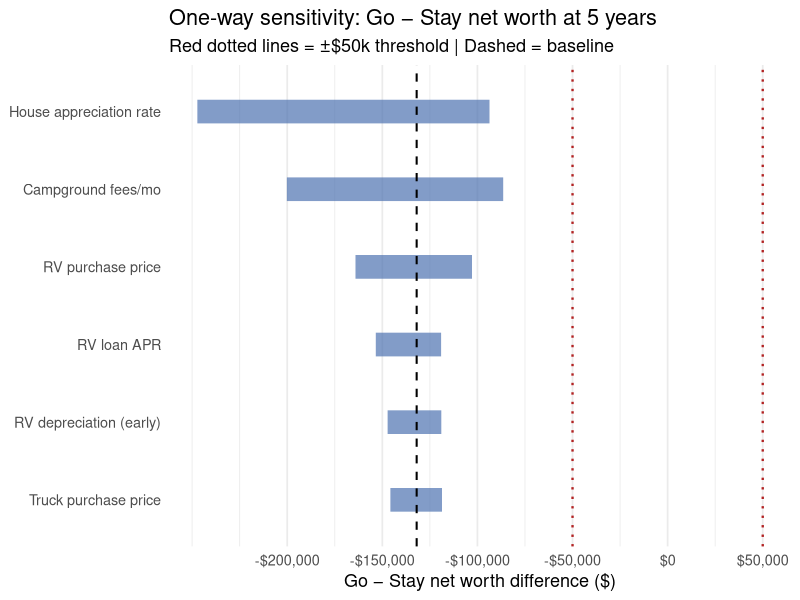
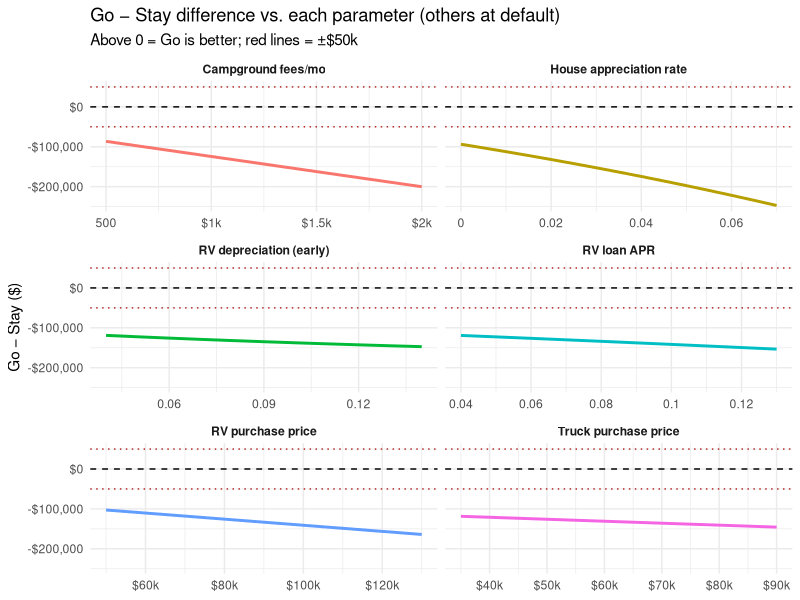
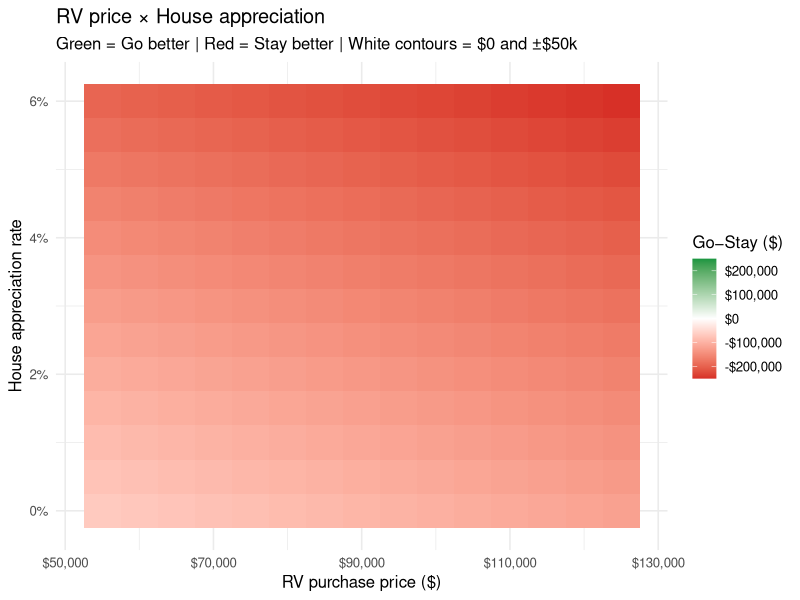
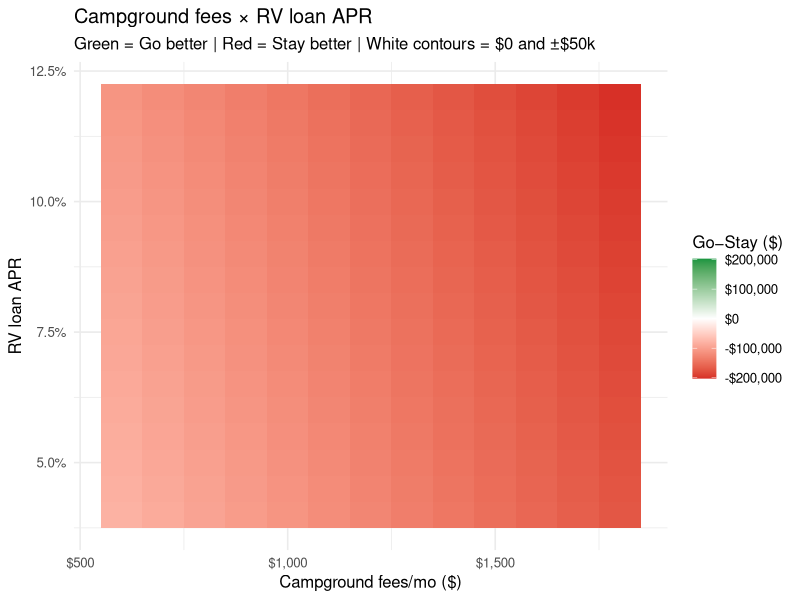
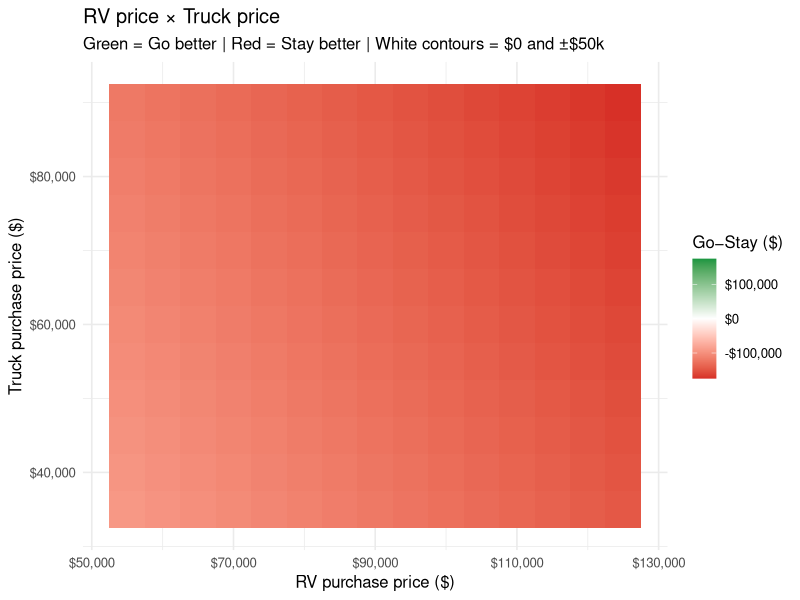
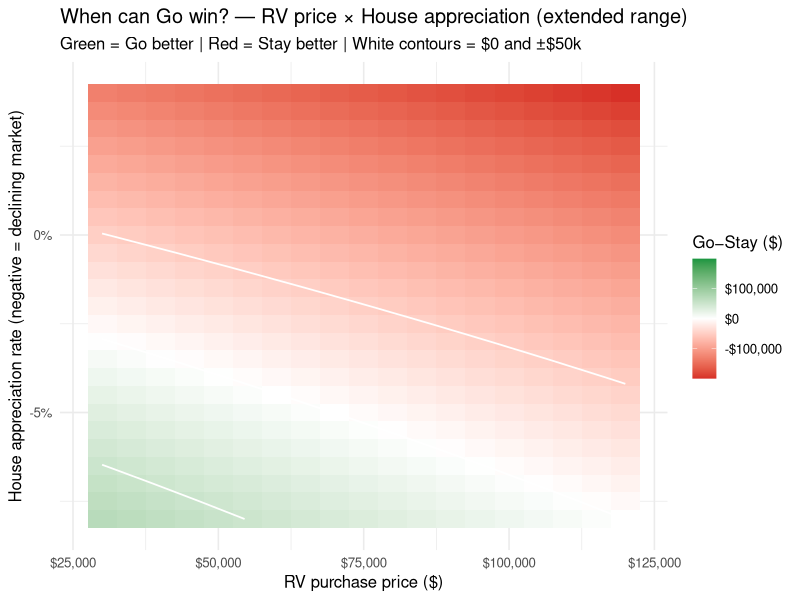
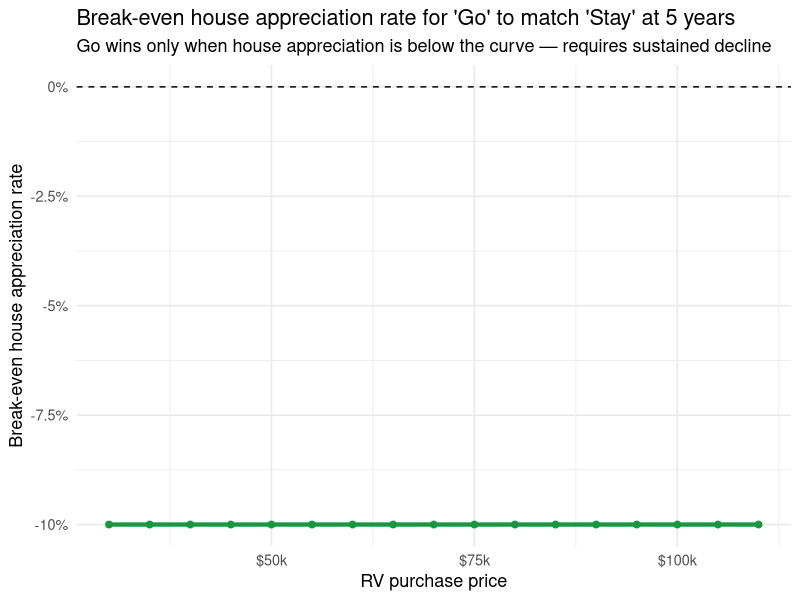

R code for these plots, in order:
#!/usr/bin/env Rscript
# scenario_analysis.R
# Sensitivity analysis: conditions where Go vs Stay differ by >$50k at 5 years

suppressPackageStartupMessages({
  library(ggplot2)
  library(dplyr)
  library(tidyr)
  library(scales)
  library(patchwork)
})

# ---------------------------------------------------------------------------
# Financial math helpers (mirrors app.py)
# ---------------------------------------------------------------------------

monthly_payment <- function(principal, annual_rate, months) {
  if (principal <= 0 || months <= 0) return(0)
  if (annual_rate == 0) return(principal / months)
  r <- annual_rate / 12
  principal * r * (1 + r)^months / ((1 + r)^months - 1)
}

amortize_month <- function(balance, annual_rate, fixed_payment) {
  if (balance <= 0) return(list(interest=0, principal=0, new_balance=0))
  r <- annual_rate / 12
  interest  <- balance * r
  principal <- min(max(fixed_payment - interest, 0), balance)
  list(interest=interest, principal=principal, new_balance=balance - principal)
}

depreciate_monthly <- function(value, annual_rate) {
  value * (1 - annual_rate / 12)
}

# ---------------------------------------------------------------------------
# Default parameters (matches app.py sidebar defaults)
# ---------------------------------------------------------------------------

today <- as.Date("2026-05-17")

default_params <- list(
  today                        = today,
  starting_cash                = 30000,
  starting_retirement          = 60000,
  gross_annual_income          = 160000,
  income_growth_rate           = 0.03,
  nc_state_rate                = 0.0399,
  fl_state_rate                = 0.0,
  federal_effective_rate       = 0.18,
  fica_rate                    = 0.0765,
  # House
  home_value                   = 400000,
  mortgage_balance             = 342000,
  mortgage_rate                = 0.05,
  mortgage_months_remaining    = 174,
  property_tax_monthly         = 300,
  homeowners_insurance_monthly = 120,
  home_appreciation_rate       = 0.02,
  home_maintenance_pct         = 0.01,
  home_utilities_monthly       = 350,
  groceries_monthly            = 800,
  # CX-5
  cx5_fuel_monthly             = 140,
  cx5_balance                  = 20000,
  cx5_monthly_payment          = 500,
  cx5_months_remaining         = 36,
  cx5_value                    = 22000,
  cx5_depreciation_rate        = 0.12,
  cx5_insurance_monthly        = 90,
  cx5_rate                     = 0.06,
  # Aliner
  aliner_value                 = 8000,
  aliner_depreciation_rate     = 0.05,
  aliner_sale_date             = today + 44,
  # Events
  house_sale_date              = today + 90,
  house_sale_price_override    = FALSE,
  house_sale_price             = 400000,
  house_selling_costs_pct      = 0.07,
  cx5_tradein_value            = 20000,
  # Truck
  truck_purchase_date          = today + 30,
  truck_purchase_price         = 62000,
  truck_down_payment           = 0,
  truck_loan_apr               = 0.0,
  truck_loan_months            = 36,
  truck_depreciation_rate_early= 0.05,
  truck_depreciation_rate_late = 0.07,
  truck_insurance_monthly      = 130,
  truck_fuel_monthly           = 400,
  truck_annual_maintenance     = 2400,
  # RV
  rv_purchase_date             = today + 44,
  rv_purchase_price            = 88000,
  rv_down_payment              = 0,
  rv_use_all_available_cash    = TRUE,
  rv_loan_apr                  = 0.075,
  rv_loan_months               = 180,
  rv_depreciation_rate_early   = 0.08,
  rv_depreciation_rate_late    = 0.05,
  rv_insurance_monthly         = 200,
  rv_setup_costs               = 6000,
  campground_fees_monthly      = 1100,
  propane_monthly              = 80,
  internet_monthly             = 190,
  rv_maintenance_monthly       = 400,
  domicile_mail_monthly        = 25,
  emergency_reserve_monthly    = 250,
  emergency_reserve_target     = 15000,
  domicile_change_date         = today + 104,
  # Retirement
  employee_contribution_pct    = 0.10,
  employer_match_pct           = 0.04,
  retirement_return            = 0.08,
  is_traditional               = TRUE,
  irs_employee_limit           = 23500,
  irs_combined_limit           = 70000,
  # Investment
  cash_apy                     = 0.04,
  taxable_return               = 0.07,
  emergency_cash_floor         = 25000,
  inflation_rate               = 0.03
)

# ---------------------------------------------------------------------------
# date_to_month_index: 0-based month offset from start_date
# ---------------------------------------------------------------------------
date_to_month_index <- function(event_date, start_date) {
  dy <- as.integer(format(event_date, "%Y")) - as.integer(format(start_date, "%Y"))
  dm <- as.integer(format(event_date, "%m")) - as.integer(format(start_date, "%m"))
  max(0L, dy * 12L + dm)
}

# ---------------------------------------------------------------------------
# simulate_stay: returns net worth at each month (120 months)
# ---------------------------------------------------------------------------
simulate_stay <- function(p) {
  liquid     <- p$starting_cash
  retirement <- p$starting_retirement

  house_value          <- p$home_value
  mortgage_balance     <- p$mortgage_balance
  mortgage_months_left <- p$mortgage_months_remaining
  mortgage_pmt         <- monthly_payment(mortgage_balance, p$mortgage_rate,
                                          mortgage_months_left)
  cx5_value      <- p$cx5_value
  cx5_balance    <- p$cx5_balance
  cx5_months_left<- p$cx5_months_remaining
  cx5_pmt        <- p$cx5_monthly_payment
  aliner_value   <- p$aliner_value

  ytd_employee <- 0; ytd_combined <- 0
  current_year <- as.integer(format(p$today, "%Y"))
  nw <- numeric(120)

  for (m in 0:119) {
    yr <- as.integer(format(p$today, "%Y")) + (as.integer(format(p$today, "%m")) - 1 + m) %/% 12
    mo <- (as.integer(format(p$today, "%m")) - 1 + m) %% 12 + 1
    if (yr != current_year) {
      current_year <- yr; ytd_employee <- 0; ytd_combined <- 0
    }

    years_elapsed <- m %/% 12
    gross_monthly <- p$gross_annual_income * (1 + p$income_growth_rate)^years_elapsed / 12

    desired_employee <- gross_monthly * p$employee_contribution_pct
    desired_employer <- gross_monthly * p$employer_match_pct
    actual_employee  <- min(desired_employee, max(0, p$irs_employee_limit - ytd_employee))
    room_combined    <- max(0, p$irs_combined_limit - ytd_combined - actual_employee)
    actual_employer  <- min(desired_employer, room_combined)
    ytd_employee     <- ytd_employee + actual_employee
    ytd_combined     <- ytd_combined + actual_employee + actual_employer

    taxable_income <- gross_monthly - if (p$is_traditional) actual_employee else 0
    federal_tax    <- taxable_income * p$federal_effective_rate
    state_tax      <- taxable_income * p$nc_state_rate
    fica           <- gross_monthly * p$fica_rate
    post_tax_ret   <- if (!p$is_traditional) actual_employee else 0
    net_income     <- gross_monthly - federal_tax - state_tax - fica - post_tax_ret

    inf <- (1 + p$inflation_rate / 12)^m

    if (mortgage_months_left > 0 && mortgage_balance > 0) {
      res <- amortize_month(mortgage_balance, p$mortgage_rate, mortgage_pmt)
      mortgage_balance     <- res$new_balance
      mortgage_months_left <- mortgage_months_left - 1
      mortgage_outflow     <- mortgage_pmt
    } else mortgage_outflow <- 0

    if (cx5_balance > 0 && cx5_months_left > 0) {
      res <- amortize_month(cx5_balance, p$cx5_rate, cx5_pmt)
      cx5_balance     <- res$new_balance
      cx5_months_left <- cx5_months_left - 1
      cx5_loan_outflow<- cx5_pmt
    } else cx5_loan_outflow <- 0

    property_tax     <- p$property_tax_monthly * inf
    hoi              <- p$homeowners_insurance_monthly * inf
    utilities        <- p$home_utilities_monthly * inf
    groceries        <- p$groceries_monthly * inf
    fuel_cx5         <- p$cx5_fuel_monthly * inf
    cx5_insurance    <- p$cx5_insurance_monthly * inf
    home_maintenance <- house_value * p$home_maintenance_pct / 12

    total_outflow <- (mortgage_outflow + property_tax + hoi + utilities + groceries +
                      fuel_cx5 + cx5_insurance + home_maintenance + cx5_loan_outflow)

    liquid     <- liquid + net_income - total_outflow
    retirement <- retirement * (1 + p$retirement_return / 12) + actual_employee + actual_employer

    floor <- p$emergency_cash_floor
    if (liquid > floor) {
      liquid <- liquid + (liquid - floor) * (p$taxable_return / 12) + floor * (p$cash_apy / 12)
    } else if (liquid > 0) {
      liquid <- liquid * (1 + p$cash_apy / 12)
    }

    house_value  <- house_value  * (1 + p$home_appreciation_rate / 12)
    cx5_value    <- depreciate_monthly(cx5_value,   p$cx5_depreciation_rate)
    aliner_value <- depreciate_monthly(aliner_value, p$aliner_depreciation_rate)

    assets <- house_value + cx5_value + aliner_value
    debt   <- mortgage_balance + cx5_balance
    nw[m + 1] <- liquid + retirement + assets - debt
  }
  nw
}

# ---------------------------------------------------------------------------
# simulate_go: returns net worth at each month (120 months)
# ---------------------------------------------------------------------------
simulate_go <- function(p) {
  liquid     <- p$starting_cash
  retirement <- p$starting_retirement

  house_value          <- p$home_value
  mortgage_balance     <- p$mortgage_balance
  mortgage_months_left <- p$mortgage_months_remaining
  mortgage_pmt         <- monthly_payment(mortgage_balance, p$mortgage_rate,
                                          mortgage_months_left)
  house_sold <- FALSE

  cx5_value      <- p$cx5_value
  cx5_balance    <- p$cx5_balance
  cx5_months_left<- p$cx5_months_remaining
  cx5_pmt        <- p$cx5_monthly_payment
  cx5_active     <- TRUE

  aliner_value <- p$aliner_value
  aliner_sold  <- FALSE

  truck_owned <- FALSE; truck_value <- 0; truck_balance <- 0
  truck_pmt <- 0; truck_months_left <- 0; truck_rate <- 0

  rv_owned <- FALSE; rv_value <- 0; rv_balance <- 0
  rv_pmt <- 0; rv_months_left <- 0; rv_rate <- 0; rv_start_month <- 0
  emergency_reserve_built <- 0

  truck_month   <- date_to_month_index(p$truck_purchase_date,  p$today)
  aliner_month  <- date_to_month_index(p$aliner_sale_date,     p$today)
  house_month   <- date_to_month_index(p$house_sale_date,      p$today)
  rv_month_idx  <- date_to_month_index(p$rv_purchase_date,     p$today)
  domicile_month<- date_to_month_index(p$domicile_change_date, p$today)

  current_state_rate <- p$nc_state_rate
  domicile_changed   <- FALSE

  ytd_employee <- 0; ytd_combined <- 0
  current_year <- as.integer(format(p$today, "%Y"))
  nw <- numeric(120)

  for (m in 0:119) {
    yr <- as.integer(format(p$today, "%Y")) + (as.integer(format(p$today, "%m")) - 1 + m) %/% 12
    if (yr != current_year) {
      current_year <- yr; ytd_employee <- 0; ytd_combined <- 0
    }

    # --- Life events ---
    if (!domicile_changed && m == domicile_month) {
      current_state_rate <- p$fl_state_rate
      domicile_changed   <- TRUE
    }

    if (!truck_owned && m == truck_month) {
      truck_price   <- p$truck_purchase_price
      cx5_trade     <- p$cx5_tradein_value
      if (cx5_balance > cx5_trade) {
        eff_financed <- truck_price - p$truck_down_payment + (cx5_balance - cx5_trade)
      } else {
        eff_financed <- truck_price - p$truck_down_payment - (cx5_trade - cx5_balance)
      }
      eff_financed  <- max(eff_financed, 0)
      liquid        <- liquid - p$truck_down_payment
      truck_rate    <- p$truck_loan_apr
      truck_months_left <- p$truck_loan_months
      truck_balance <- eff_financed
      truck_pmt     <- monthly_payment(truck_balance, truck_rate, truck_months_left)
      truck_value   <- truck_price
      truck_owned   <- TRUE
      cx5_active    <- FALSE; cx5_balance <- 0; cx5_value <- 0
    }

    if (!aliner_sold && m == aliner_month) {
      liquid      <- liquid + aliner_value
      aliner_sold <- TRUE; aliner_value <- 0
    }

    if (!house_sold && m == house_month) {
      sale_price <- if (isTRUE(p$house_sale_price_override) && !is.null(p$house_sale_price))
                      p$house_sale_price else house_value
      selling_costs <- sale_price * p$house_selling_costs_pct
      net_proceeds  <- sale_price - selling_costs - mortgage_balance
      liquid        <- liquid + net_proceeds
      house_sold    <- TRUE; house_value <- 0; mortgage_balance <- 0
    }

    if (!rv_owned && m == rv_month_idx) {
      rv_price <- p$rv_purchase_price
      if (isTRUE(p$rv_use_all_available_cash)) {
        rv_down <- max(0, min(liquid - p$emergency_cash_floor, rv_price))
      } else {
        rv_down <- min(p$rv_down_payment, liquid)
      }
      liquid       <- liquid - rv_down - p$rv_setup_costs
      rv_rate      <- p$rv_loan_apr
      rv_months_left <- p$rv_loan_months
      rv_balance   <- max(rv_price - rv_down, 0)
      rv_pmt       <- monthly_payment(rv_balance, rv_rate, rv_months_left)
      rv_value     <- rv_price
      rv_owned     <- TRUE
      rv_start_month <- m
    }

    # --- Income ---
    years_elapsed <- m %/% 12
    gross_monthly <- p$gross_annual_income * (1 + p$income_growth_rate)^years_elapsed / 12
    desired_employee <- gross_monthly * p$employee_contribution_pct
    desired_employer <- gross_monthly * p$employer_match_pct
    actual_employee  <- min(desired_employee, max(0, p$irs_employee_limit - ytd_employee))
    room_combined    <- max(0, p$irs_combined_limit - ytd_combined - actual_employee)
    actual_employer  <- min(desired_employer, room_combined)
    ytd_employee <- ytd_employee + actual_employee
    ytd_combined <- ytd_combined + actual_employee + actual_employer

    taxable_income <- gross_monthly - if (p$is_traditional) actual_employee else 0
    state_tax      <- taxable_income * current_state_rate
    federal_tax    <- taxable_income * p$federal_effective_rate
    fica           <- gross_monthly * p$fica_rate
    post_tax_ret   <- if (!p$is_traditional) actual_employee else 0
    net_income     <- gross_monthly - federal_tax - state_tax - fica - post_tax_ret

    # --- Outflows ---
    inf <- (1 + p$inflation_rate / 12)^m

    if (!house_sold && mortgage_balance > 0 && mortgage_months_left > 0) {
      res <- amortize_month(mortgage_balance, p$mortgage_rate, mortgage_pmt)
      mortgage_balance     <- res$new_balance
      mortgage_months_left <- mortgage_months_left - 1
      mortgage_outflow     <- mortgage_pmt
    } else mortgage_outflow <- 0

    if (cx5_active && cx5_balance > 0 && cx5_months_left > 0) {
      res <- amortize_month(cx5_balance, p$cx5_rate, cx5_pmt)
      cx5_balance     <- res$new_balance
      cx5_months_left <- cx5_months_left - 1
      cx5_loan_outflow<- cx5_pmt
    } else cx5_loan_outflow <- 0

    cx5_ins_out  <- if (cx5_active) p$cx5_insurance_monthly * inf else 0
    cx5_fuel_out <- if (cx5_active) p$cx5_fuel_monthly * inf else 0

    if (!house_sold) {
      property_tax   <- p$property_tax_monthly * inf
      hoi            <- p$homeowners_insurance_monthly * inf
      home_utilities <- p$home_utilities_monthly * inf
      home_maint     <- house_value * p$home_maintenance_pct / 12
      house_groceries<- if (!rv_owned) p$groceries_monthly * inf else 0
    } else {
      property_tax <- hoi <- home_utilities <- home_maint <- house_groceries <- 0
    }

    if (truck_owned && truck_balance > 0 && truck_months_left > 0) {
      res <- amortize_month(truck_balance, truck_rate, truck_pmt)
      truck_balance     <- res$new_balance
      truck_months_left <- truck_months_left - 1
      truck_loan_out    <- truck_pmt
    } else truck_loan_out <- 0
    truck_ins_out  <- if (truck_owned) p$truck_insurance_monthly * inf else 0
    truck_fuel_out <- if (truck_owned && rv_owned) p$truck_fuel_monthly * inf else 0
    truck_maint_out<- if (truck_owned) p$truck_annual_maintenance / 12 * inf else 0

    if (rv_owned && rv_balance > 0 && rv_months_left > 0) {
      res <- amortize_month(rv_balance, rv_rate, rv_pmt)
      rv_balance     <- res$new_balance
      rv_months_left <- rv_months_left - 1
      rv_loan_out    <- rv_pmt
    } else rv_loan_out <- 0

    if (rv_owned) {
      rv_ins_out      <- p$rv_insurance_monthly * inf
      campground_out  <- p$campground_fees_monthly * inf
      propane_out     <- p$propane_monthly * inf
      internet_out    <- p$internet_monthly * inf
      rv_maint_out    <- p$rv_maintenance_monthly * inf
      rv_groceries    <- p$groceries_monthly * inf
      domicile_out    <- p$domicile_mail_monthly * inf
      if (emergency_reserve_built < p$emergency_reserve_target) {
        emerg_out <- min(p$emergency_reserve_monthly,
                         p$emergency_reserve_target - emergency_reserve_built)
        emergency_reserve_built <- emergency_reserve_built + emerg_out
      } else emerg_out <- 0
      rv_operating <- (rv_ins_out + campground_out + propane_out + internet_out +
                       rv_maint_out + rv_groceries + domicile_out + emerg_out)
    } else {
      rv_loan_out  <- 0; rv_operating <- 0
      if (!house_sold) rv_operating <- 0 else rv_operating <- p$groceries_monthly * inf
    }

    total_outflow <- (mortgage_outflow + property_tax + hoi + home_utilities + home_maint +
                      house_groceries + cx5_loan_outflow + cx5_ins_out + cx5_fuel_out +
                      truck_loan_out + truck_ins_out + truck_fuel_out + truck_maint_out +
                      rv_loan_out + rv_operating)

    liquid     <- liquid + net_income - total_outflow
    retirement <- retirement * (1 + p$retirement_return / 12) + actual_employee + actual_employer

    floor <- p$emergency_cash_floor
    if (liquid > floor) {
      liquid <- liquid + (liquid - floor) * (p$taxable_return / 12) + floor * (p$cash_apy / 12)
    } else if (liquid > 0) {
      liquid <- liquid * (1 + p$cash_apy / 12)
    }

    if (!house_sold)
      house_value <- house_value * (1 + p$home_appreciation_rate / 12)
    if (truck_owned) {
      tdep <- if (m / 12 < 5) p$truck_depreciation_rate_early else p$truck_depreciation_rate_late
      truck_value <- depreciate_monthly(truck_value, tdep)
    }
    if (rv_owned) {
      rdep <- if ((m - rv_start_month) / 12 < 5) p$rv_depreciation_rate_early else p$rv_depreciation_rate_late
      rv_value <- depreciate_monthly(rv_value, rdep)
    }
    if (!aliner_sold) aliner_value <- depreciate_monthly(aliner_value, p$aliner_depreciation_rate)
    if (cx5_active)   cx5_value    <- depreciate_monthly(cx5_value,   p$cx5_depreciation_rate)

    assets <- ((if (!house_sold) house_value else 0) + (if (!aliner_sold) aliner_value else 0) +
               (if (cx5_active) cx5_value else 0)    + (if (truck_owned) truck_value else 0) +
               (if (rv_owned) rv_value else 0))
    debt   <- ((if (!house_sold) mortgage_balance else 0) + (if (cx5_active) cx5_balance else 0) +
               (if (truck_owned) truck_balance else 0)    + (if (rv_owned) rv_balance else 0))
    nw[m + 1] <- liquid + retirement + assets - debt
  }
  nw
}

# ---------------------------------------------------------------------------
# Helper: run both sims with a modified parameter, return nw_diff at month 60
# ---------------------------------------------------------------------------
nw_diff_at_60 <- function(p) {
  stay_nw <- simulate_stay(p)[60]
  go_nw   <- simulate_go(p)[60]
  go_nw - stay_nw
}

# Baseline
base_diff <- nw_diff_at_60(default_params)
cat(sprintf("Baseline Go−Stay at month 60: $%+.0f\n", base_diff))
cat(sprintf("  Stay NW: $%.0f   Go NW: $%.0f\n\n",
            simulate_stay(default_params)[60],
            simulate_go(default_params)[60]))

# ---------------------------------------------------------------------------
# 1. One-way sensitivity  (tornado)
# ---------------------------------------------------------------------------
sweep_param <- function(pname, values, label, fmt=scales::dollar) {
  diffs <- sapply(values, function(v) {
    p <- default_params; p[[pname]] <- v; nw_diff_at_60(p)
  })
  data.frame(param=label, value=values, diff=diffs, stringsAsFactors=FALSE)
}

tornado_data <- bind_rows(
  sweep_param("rv_purchase_price",        seq(50000, 130000, 5000), "RV purchase price"),
  sweep_param("truck_purchase_price",     seq(35000,  90000, 5000), "Truck purchase price"),
  sweep_param("home_appreciation_rate",   seq(0.00,   0.07, 0.005), "House appreciation rate"),
  sweep_param("rv_loan_apr",              seq(0.04,   0.13, 0.005), "RV loan APR"),
  sweep_param("campground_fees_monthly",  seq(500,   2000,  100),   "Campground fees/mo"),
  sweep_param("rv_depreciation_rate_early", seq(0.04, 0.14, 0.01), "RV depreciation (early)")
)

# Range per parameter (for tornado ordering)
tornado_summary <- tornado_data %>%
  group_by(param) %>%
  summarise(lo=min(diff), hi=max(diff), span=hi-lo, .groups="drop") %>%
  arrange(span)

# ── Plot 1: Tornado chart ────────────────────────────────────────────────────
p1 <- ggplot(tornado_summary,
             aes(y=reorder(param, span))) +
  geom_segment(aes(x=lo, xend=hi,
                   yend=reorder(param, span)),
               linewidth=8, color="#4C72B0", alpha=0.7) +
  geom_vline(xintercept=base_diff, linetype="dashed", color="black", linewidth=0.7) +
  geom_vline(xintercept=c(-50000, 50000), linetype="dotted", color="firebrick", linewidth=0.8) +
  scale_x_continuous(labels=dollar, breaks=seq(-200000, 200000, 50000)) +
  labs(title="One-way sensitivity: Go − Stay net worth at 5 years",
       subtitle="Red dotted lines = ±$50k threshold | Dashed = baseline",
       x="Go − Stay net worth difference ($)", y=NULL) +
  theme_minimal(base_size=13) +
  theme(panel.grid.major.y=element_blank())

# ── Plot 2: Line traces per parameter ───────────────────────────────────────
tornado_data_norm <- tornado_data %>%
  group_by(param) %>%
  mutate(pct = (value - min(value)) / (max(value) - min(value)))

p2 <- ggplot(tornado_data, aes(x=value, y=diff, color=param)) +
  geom_line(linewidth=1) +
  geom_hline(yintercept=c(-50000, 50000), linetype="dotted", color="firebrick") +
  geom_hline(yintercept=0, linetype="dashed") +
  facet_wrap(~param, scales="free_x", ncol=2) +
  scale_y_continuous(labels=dollar) +
  scale_x_continuous(labels=function(x) {
    ifelse(abs(x) >= 1000, paste0("$", x/1000, "k"), x)
  }) +
  labs(title="Go − Stay difference vs. each parameter (others at default)",
       subtitle="Above 0 = Go is better; red lines = ±$50k",
       x=NULL, y="Go − Stay ($)") +
  theme_minimal(base_size=11) +
  theme(legend.position="none", strip.text=element_text(face="bold"))

# ---------------------------------------------------------------------------
# 2. Two-way heatmaps
# ---------------------------------------------------------------------------
make_heatmap_data <- function(p1name, p1vals, p2name, p2vals) {
  expand.grid(p1=p1vals, p2=p2vals) %>%
    mutate(diff = mapply(function(v1, v2) {
      p <- default_params; p[[p1name]] <- v1; p[[p2name]] <- v2
      nw_diff_at_60(p)
    }, p1, p2))
}

cat("Computing heatmap 1: RV price × House appreciation...\n")
h1 <- make_heatmap_data(
  "rv_purchase_price",      seq(55000, 125000, 5000),
  "home_appreciation_rate", seq(0.00,  0.06,   0.005)
)

cat("Computing heatmap 2: Campground fees × RV loan APR...\n")
h2 <- make_heatmap_data(
  "campground_fees_monthly", seq(600,  1800, 100),
  "rv_loan_apr",             seq(0.04, 0.12, 0.005)
)

cat("Computing heatmap 3: RV price × Truck price...\n")
h3 <- make_heatmap_data(
  "rv_purchase_price",    seq(55000, 125000, 5000),
  "truck_purchase_price", seq(35000,  90000, 5000)
)

heatmap_plot <- function(df, x_label, y_label, title,
                         x_fmt=dollar, y_fmt=dollar) {
  limit <- max(abs(df$diff), 50000)
  ggplot(df, aes(x=p1, y=p2, fill=diff)) +
    geom_tile() +
    geom_contour(aes(z=diff), breaks=c(-50000, 0, 50000),
                 color="white", linewidth=0.6) +
    scale_fill_gradient2(low="#d73027", mid="white", high="#1a9641",
                         midpoint=0, limits=c(-limit, limit),
                         labels=dollar, name="Go−Stay ($)") +
    scale_x_continuous(labels=x_fmt) +
    scale_y_continuous(labels=y_fmt) +
    labs(title=title,
         subtitle="Green = Go better | Red = Stay better | White contours = $0 and ±$50k",
         x=x_label, y=y_label) +
    theme_minimal(base_size=12)
}

ph1 <- heatmap_plot(h1,
  "RV purchase price ($)", "House appreciation rate",
  "RV price × House appreciation",
  y_fmt=scales::percent)

ph2 <- heatmap_plot(h2,
  "Campground fees/mo ($)", "RV loan APR",
  "Campground fees × RV loan APR",
  x_fmt=dollar, y_fmt=scales::percent)

ph3 <- heatmap_plot(h3,
  "RV purchase price ($)", "Truck purchase price ($)",
  "RV price × Truck price")

# ---------------------------------------------------------------------------
# 3. Identify threshold crossings  (where diff crosses ±$50k)
# ---------------------------------------------------------------------------
cat("\n=== Threshold crossings (>$50k advantage at 5 years) ===\n\n")

threshold_report <- function(pname, vals, label, fmt_fn=function(x) x) {
  diffs <- sapply(vals, function(v) {
    p <- default_params; p[[pname]] <- v; nw_diff_at_60(p)
  })
  go_better  <- vals[diffs >  50000]
  stay_better<- vals[diffs < -50000]
  cat(sprintf("%-35s  Go>$50k when: %s\n                                     Stay>$50k when: %s\n",
    label,
    if (length(go_better))   paste(sapply(go_better,   fmt_fn), collapse=", ") else "never",
    if (length(stay_better)) paste(sapply(stay_better, fmt_fn), collapse=", ") else "never"))
}

threshold_report("rv_purchase_price",
  seq(50000,130000,5000), "RV price",
  function(x) sprintf("$%.0fk", x/1000))
threshold_report("truck_purchase_price",
  seq(35000,90000,5000),  "Truck price",
  function(x) sprintf("$%.0fk", x/1000))
threshold_report("home_appreciation_rate",
  seq(0, 0.07, 0.005),    "House apprec. rate",
  function(x) sprintf("%.1f%%", x*100))
threshold_report("rv_loan_apr",
  seq(0.04, 0.13, 0.005), "RV loan APR",
  function(x) sprintf("%.1f%%", x*100))
threshold_report("campground_fees_monthly",
  seq(500, 2000, 100),    "Campground fees/mo",
  function(x) sprintf("$%.0f", x))
threshold_report("rv_depreciation_rate_early",
  seq(0.04, 0.14, 0.01),  "RV depreciation (early)",
  function(x) sprintf("%.0f%%", x*100))

# ---------------------------------------------------------------------------
# Save plots
# ---------------------------------------------------------------------------
out_dir <- "/home/user/life-decision"

ggsave(file.path(out_dir, "fig1_tornado.png"),   p1,  width=10, height=5,  dpi=150)
ggsave(file.path(out_dir, "fig2_sensitivity.png"),p2, width=12, height=10, dpi=150)
ggsave(file.path(out_dir, "fig3_heatmap_rv_apprec.png"), ph1, width=9, height=6, dpi=150)
ggsave(file.path(out_dir, "fig4_heatmap_camp_apr.png"),  ph2, width=9, height=6, dpi=150)
ggsave(file.path(out_dir, "fig5_heatmap_rv_truck.png"),  ph3, width=9, height=6, dpi=150)

cat("\nPlots saved.\n")

# ---------------------------------------------------------------------------
# Supplementary: extended ranges + combination scenarios
# ---------------------------------------------------------------------------
cat("\n=== What would it take for Go to win? ===\n\n")

# Sweep house appreciation into negative territory + very cheap RV
cat("Computing heatmap 6: RV price × House appreciation (extended into negative)...\n")
h6 <- make_heatmap_data(
  "rv_purchase_price",      seq(30000, 120000, 5000),
  "home_appreciation_rate", seq(-0.08,  0.04,  0.005)
)

ph6 <- heatmap_plot(h6,
  "RV purchase price ($)", "House appreciation rate (negative = declining market)",
  "When can Go win? — RV price × House appreciation (extended range)",
  y_fmt=scales::percent)

ggsave(file.path(out_dir, "fig6_heatmap_rv_negapprec.png"), ph6, width=10, height=6, dpi=150)

# What house apprec rate is needed for Go to break even, as a function of RV price?
cat("Computing break-even curve...\n")
rv_prices  <- seq(30000, 110000, 5000)
apprec_vals<- seq(-0.10, 0.06, 0.001)
break_even <- data.frame(rv_price=rv_prices, break_even_apprec=NA_real_)
for (i in seq_along(rv_prices)) {
  diffs <- sapply(apprec_vals, function(a) {
    p <- default_params
    p$rv_purchase_price       <- rv_prices[i]
    p$home_appreciation_rate  <- a
    nw_diff_at_60(p)
  })
  # Find first value where diff goes positive (Go starts winning)
  idx <- which(diffs > 0)
  break_even$break_even_apprec[i] <- if (length(idx)) apprec_vals[min(idx)] else NA
}

p_breakeven <- ggplot(break_even %>% filter(!is.na(break_even_apprec)),
       aes(x=rv_price/1000, y=break_even_apprec*100)) +
  geom_line(color="#1a9641", linewidth=1.5) +
  geom_point(color="#1a9641", size=2) +
  geom_hline(yintercept=0, linetype="dashed") +
  scale_x_continuous(labels=function(x) paste0("$",x,"k")) +
  scale_y_continuous(labels=function(y) paste0(y,"%")) +
  labs(
    title="Break-even house appreciation rate for 'Go' to match 'Stay' at 5 years",
    subtitle="Go wins only when house appreciation is below the curve — requires sustained decline",
    x="RV purchase price", y="Break-even house appreciation rate"
  ) +
  theme_minimal(base_size=13)

ggsave(file.path(out_dir, "fig7_breakeven_curve.png"), p_breakeven, width=9, height=5, dpi=150)

# Report break-even appreciation needed per RV price
cat("\nRV price → house appreciation rate needed for Go to break even:\n")
for (i in seq_along(rv_prices)) {
  be <- break_even$break_even_apprec[i]
  cat(sprintf("  RV $%3.0fk: break-even apprec = %s\n",
    rv_prices[i]/1000,
    if (is.na(be)) "never (within -10% to +6%)" else sprintf("%+.1f%%/yr", be*100)))
}

# Three extreme "Go-favoring" combo scenarios
cat("\n=== Extreme combo scenarios ===\n")
combos <- list(
  list(label="Cheap used RV+truck, housing crash",
       rv_purchase_price=45000, truck_purchase_price=40000,
       home_appreciation_rate=-0.03),
  list(label="Cheap RV, moderate housing decline",
       rv_purchase_price=55000, home_appreciation_rate=-0.02),
  list(label="Dream deal: cheap everything + low campground",
       rv_purchase_price=50000, truck_purchase_price=42000,
       home_appreciation_rate=-0.01, campground_fees_monthly=700)
)
for (combo in combos) {
  p_combo <- default_params
  label   <- combo$label
  for (nm in setdiff(names(combo), "label")) p_combo[[nm]] <- combo[[nm]]
  stay60 <- simulate_stay(p_combo)[60]
  go60   <- simulate_go(p_combo)[60]
  diff60 <- go60 - stay60
  cat(sprintf("%-48s  Go-Stay = %+10.0f  (%s)\n", label, diff60,
    ifelse(diff60 > 50000, "GO wins >$50k",
    ifelse(diff60 > 0,     "Go wins",
    ifelse(diff60 > -50000,"Stay wins <$50k","Stay wins >$50k")))))
}

cat("\nSupplementary plots saved.\n")
